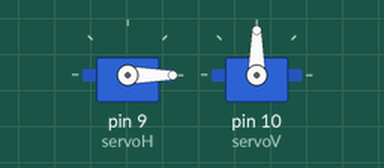
A sketch run on a simulated Arduino Uno, built with avr-gcc and run on an emulated ATmega328P. Parts: 2 × servo.

Above: at 0.1 s.
At 2.1 s:
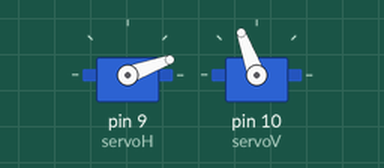
Timing chart, 0 to 3.6 s (numbered marks = the images above):
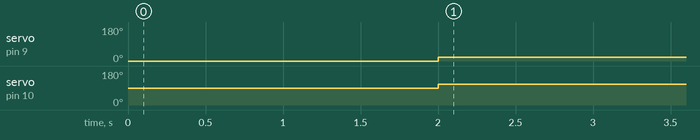

The sketch:

Servos_MovIndetifier.ino
```cpp
// ======================================================
// SERVO INIT TEST
// Horizontal → 0° then +20° = 20°  (pin 9)
// Vertical   → 90° then +20° = 110° (pin 10)
// ======================================================

#include <Servo.h>

Servo servoH;
Servo servoV;

const int CENTER_V = 90;
int currentV = 0;

void setup() {

  servoH.attach(9);
  servoV.attach(10);

  // Init position
  servoH.write(0);
  servoV.write(CENTER_V + currentV);  // 90 + 0 = 90

  delay(2000);  // Hold init position for 2 seconds

  // Move both by +20 degrees
  currentV = 20;

  servoH.write(20);
  servoV.write(CENTER_V + currentV);  // 90 + 20 = 110

}

void loop() {
  // Hold position — nothing to do
}
```

Measured:
- by itself, servo on pin 9 (servoH): 0° → 20° at 2.0 s
- by itself, servo on pin 10 (servoV): 90° → 110° at 2.0 s
